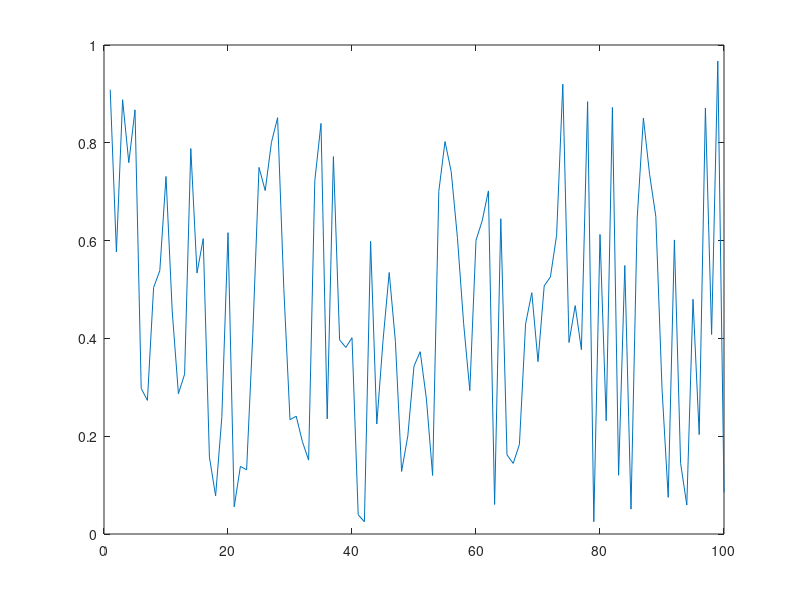

Reproduce this figure in MATLAB.
function result = test_ishold_001
result = false;
a = figure;
plot(rand(1,100));
drawnow;
result = (ishold == false);
close(a);
